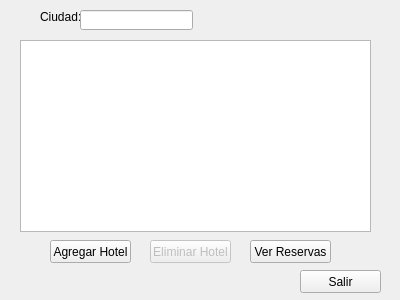
<?xml version="1.0" encoding="UTF-8"?>
<ui version="4.0">
 <class>verHotelesAdmin</class>
 <widget class="QDialog" name="verHotelesAdmin">
  <property name="geometry">
   <rect>
    <x>0</x>
    <y>0</y>
    <width>400</width>
    <height>300</height>
   </rect>
  </property>
  <property name="windowTitle">
   <string>Hoteles</string>
  </property>
  <widget class="QPushButton" name="agregarHotel">
   <property name="geometry">
    <rect>
     <x>50</x>
     <y>240</y>
     <width>81</width>
     <height>23</height>
    </rect>
   </property>
   <property name="text">
    <string>Agregar Hotel</string>
   </property>
   <property name="autoDefault">
    <bool>false</bool>
   </property>
  </widget>
  <widget class="QPushButton" name="eliminarHotel">
   <property name="enabled">
    <bool>false</bool>
   </property>
   <property name="geometry">
    <rect>
     <x>150</x>
     <y>240</y>
     <width>81</width>
     <height>23</height>
    </rect>
   </property>
   <property name="text">
    <string>Eliminar Hotel</string>
   </property>
   <property name="autoDefault">
    <bool>false</bool>
   </property>
  </widget>
  <widget class="QPushButton" name="verReservasHotel">
   <property name="geometry">
    <rect>
     <x>250</x>
     <y>240</y>
     <width>81</width>
     <height>23</height>
    </rect>
   </property>
   <property name="text">
    <string>Ver Reservas</string>
   </property>
   <property name="autoDefault">
    <bool>false</bool>
   </property>
  </widget>
  <widget class="QPushButton" name="salir_H_A">
   <property name="geometry">
    <rect>
     <x>300</x>
     <y>270</y>
     <width>81</width>
     <height>23</height>
    </rect>
   </property>
   <property name="text">
    <string>Salir</string>
   </property>
   <property name="autoDefault">
    <bool>false</bool>
   </property>
  </widget>
  <widget class="QLabel" name="label">
   <property name="geometry">
    <rect>
     <x>40</x>
     <y>10</y>
     <width>47</width>
     <height>13</height>
    </rect>
   </property>
   <property name="text">
    <string>Ciudad:</string>
   </property>
  </widget>
  <widget class="QLineEdit" name="lineEdit">
   <property name="geometry">
    <rect>
     <x>80</x>
     <y>10</y>
     <width>113</width>
     <height>20</height>
    </rect>
   </property>
  </widget>
  <widget class="QTableWidget" name="tableWidget">
   <property name="geometry">
    <rect>
     <x>20</x>
     <y>40</y>
     <width>351</width>
     <height>192</height>
    </rect>
   </property>
   <property name="editTriggers">
    <set>QAbstractItemView::NoEditTriggers</set>
   </property>
   <property name="selectionBehavior">
    <enum>QAbstractItemView::SelectRows</enum>
   </property>
  </widget>
 </widget>
 <resources/>
 <connections/>
</ui>
